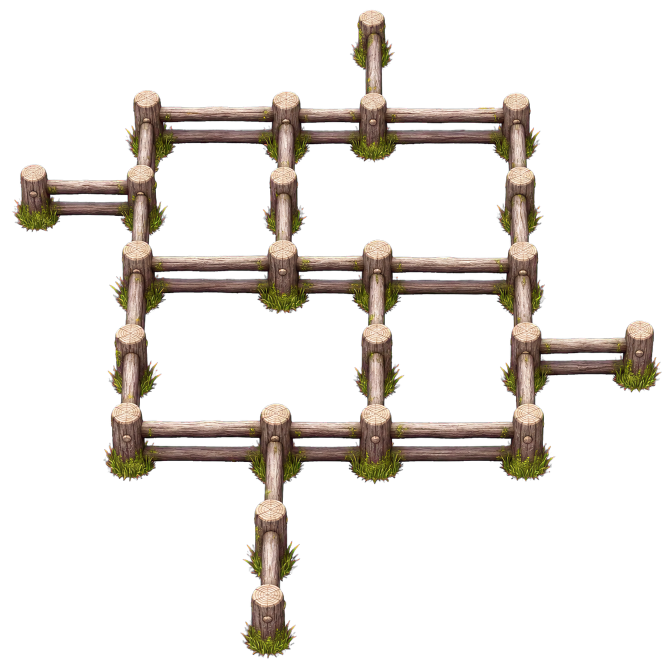
#> input picture assets/poc/cloture/usage-OB-010-v2.png, 1344 x 1344 px, found by its file name (shown at 1/2 size)
$ python measure-fence.py
#> lines starting #> are read from the running program, lines starting #| are printed output that depends on the picture
#!/usr/bin/env python3
"""Measure, on the produced sample, the geometry the generator actually drew.

Why: the first vector sketch was built on my assumptions about post diameter and rail spacing, and it
was wrong. This reads the numbers off the image instead — the only source that cannot be argued with.
What comes out feeds the vector sketch, so the sketch matches what the generator can produce.

Usage: python3 scripts/dev/measure-fence.py
"""
from pathlib import Path

from PIL import Image

REPO = Path(__file__).resolve().parent.parent
IMAGE = REPO / "assets" / "poc" / "cloture" / "usage-OB-010-v2.png"
CELL = 192  # 1344 / 7 — the sample was ordered at exactly seven square cells


def spans(values, threshold=40):
    """The runs of opaque pixels along a line, as (start, length)."""
    found, start = [], None
    for index, value in enumerate(values):
        if value > threshold and start is None:
            start = index
        elif value <= threshold and start is not None:
            found.append((start, index - start))
            start = None
    if start is not None:
        found.append((start, len(values) - start))

    return found


image = Image.open(IMAGE).convert("RGBA")
#> image is the input picture: PIL image 1344x1344 RGBA; mean R, G, B, A 25.4, 21.5, 17.5, 47.8
alpha = image.split()[3]
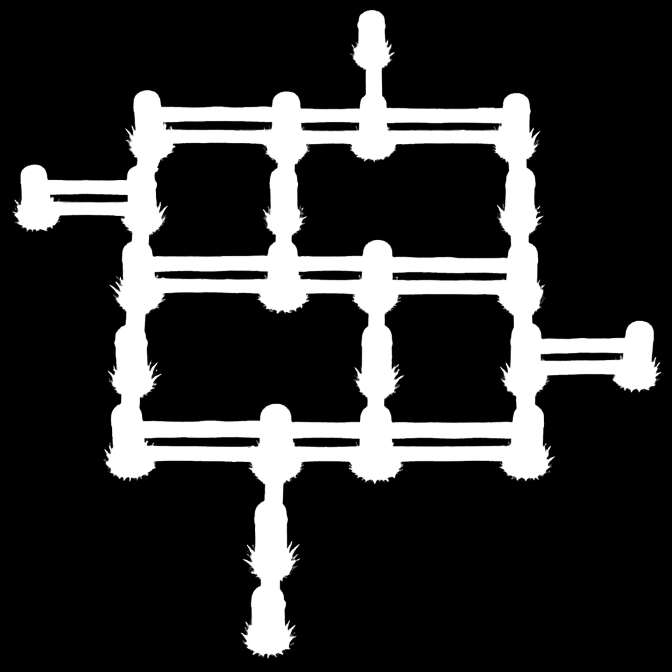
#> alpha: PIL image 1344x1344 L (shown at 1/2 size); min 0, max 255, mean 47.8
print(f"image {image.size} · case {CELL} px")
#| image (1344, 1344) · case 192 px

# The top antenna stands alone (plan: column 5, row 1), so a box around it gives a WHOLE piece:
# its post's diameter and how far it rises above its own cell.
left, right = 4 * CELL, 5 * CELL
top, bottom = 0, 2 * CELL
box = [(x, y) for x in range(left, right) for y in range(top, bottom)
       if alpha.getpixel((x, y)) > 40]
#> box = 12538 pairs, first value 768 to 959, second value 34 to 318
if box:
    xs, ys = [p[0] for p in box], [p[1] for p in box]
#> xs = 12538 values from 768 to 959; ys = 12538 values, max 318 at index 224, min 34 at index 0, mean 243.9
    print(f"\nantenne du haut (colonne 5, rangée 1)")
    print(f"  largeur {max(xs) - min(xs) + 1} px = {(max(xs) - min(xs) + 1) / CELL:.3f} case")
#|   largeur 192 px = 1.000 case
    print(f"  sommet à y={min(ys)}, soit {(CELL - min(ys)) / CELL:.3f} case au-dessus de sa case")
#|   sommet à y=34, soit 0.823 case au-dessus de sa case

# Horizontal cuts across the middle east-west run: low ones meet only posts, higher ones meet the
# rails running through. Where a cut suddenly spans the whole run, the rail is there.
print("\ncoupes horizontales sur la portée est-ouest du milieu")
for offset in range(-90, 20, 10):
    y = 4 * CELL + offset
    runs = spans([alpha.getpixel((x, y)) for x in range(image.width)])
    widest = max((length for _, length in runs), default=0)
    print(f"  y={y:>5} ({offset:+4} px de la ligne de sol) · {len(runs):>2} segments · "
          f"plus large {widest:>4} px = {widest / CELL:.2f} case")
#> this loop made 11 passes
#> (runs, widest) on passes 1, 2, 3, 4, 8, 10: ([(230, 64), (723, 62), (1021, 287)], 287), ([(229, 67), (722, 64), (1020, 287)], 287), ([(231, 63), (723, 61), (1021, 285)], 285), ([(230, 65), (723, 61), (1021, 80), (1245, 60)], 80), ([(220, 7), (229, 77), (319, 4), (714, 81), (1007, 311)], 311), ([(223, 91), (714, 79), (1009, 84), (1235, 76)], 91)
#> widest on passes 5, 6, 7, 9, 11: 64, 291, 301, 94, 77
#|   y=  678 ( -90 px de la ligne de sol) ·  3 segments · plus large  287 px = 1.49 case
#|   y=  688 ( -80 px de la ligne de sol) ·  3 segments · plus large  287 px = 1.49 case
#|   y=  698 ( -70 px de la ligne de sol) ·  3 segments · plus large  285 px = 1.48 case
#|   y=  708 ( -60 px de la ligne de sol) ·  4 segments · plus large   80 px = 0.42 case
#|   y=  718 ( -50 px de la ligne de sol) ·  7 segments · plus large   64 px = 0.33 case
#|   y=  728 ( -40 px de la ligne de sol) ·  8 segments · plus large  291 px = 1.52 case
#|   y=  738 ( -30 px de la ligne de sol) ·  8 segments · plus large  301 px = 1.57 case
#|   y=  748 ( -20 px de la ligne de sol) ·  5 segments · plus large  311 px = 1.62 case
#> (further printed lines are left out)
